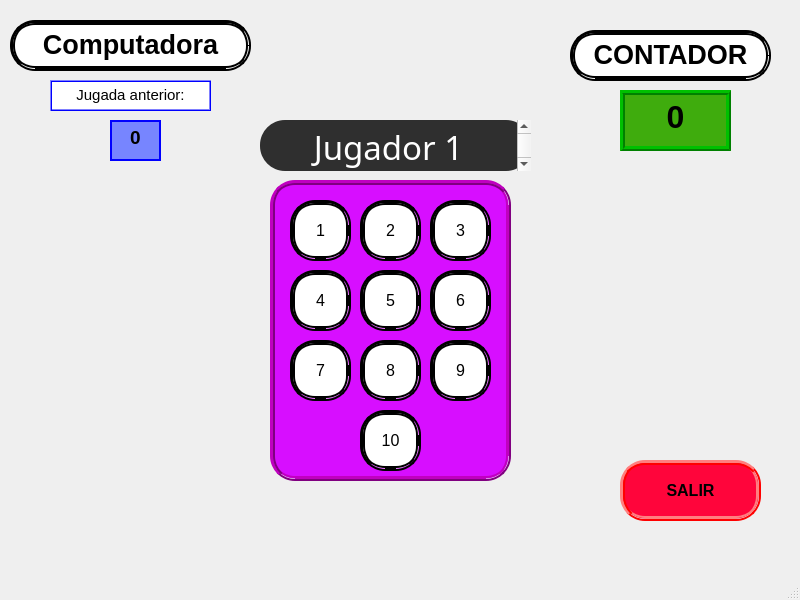
<?xml version="1.0" encoding="UTF-8"?>
<ui version="4.0">
 <class>computerGame</class>
 <widget class="QMainWindow" name="computerGame">
  <property name="geometry">
   <rect>
    <x>0</x>
    <y>0</y>
    <width>800</width>
    <height>600</height>
   </rect>
  </property>
  <property name="windowTitle">
   <string>MainWindow</string>
  </property>
  <widget class="QWidget" name="centralwidget">
   <widget class="QWidget" name="centralwidget_2" native="true">
    <property name="geometry">
     <rect>
      <x>-10</x>
      <y>0</y>
      <width>801</width>
      <height>541</height>
     </rect>
    </property>
    <widget class="QPushButton" name="exit">
     <property name="geometry">
      <rect>
       <x>630</x>
       <y>460</y>
       <width>141</width>
       <height>61</height>
      </rect>
     </property>
     <property name="font">
      <font>
       <pointsize>-1</pointsize>
       <bold>true</bold>
      </font>
     </property>
     <property name="styleSheet">
      <string notr="true">background: rgb(255, 5, 59);  /* Fondo morado */
border-radius: 25px;  /* Bordes redondeados */
border: 5px ridge red;  /* Borde surcado morado */
font-size: 16px;  /* Tamaño de fuente */
padding: 0px;</string>
     </property>
     <property name="text">
      <string>SALIR</string>
     </property>
    </widget>
    <widget class="QTextBrowser" name="counterFrame">
     <property name="geometry">
      <rect>
       <x>630</x>
       <y>90</y>
       <width>111</width>
       <height>61</height>
      </rect>
     </property>
     <property name="styleSheet">
      <string notr="true">background: rgb(63, 172, 13);  /* Fondo morado */
border: 5px ridge green;  /* Borde surcado morado */
font-size: 16px;  /* Tamaño de fuente */
padding: 0px;</string>
     </property>
     <property name="html">
      <string>&lt;!DOCTYPE HTML PUBLIC &quot;-//W3C//DTD HTML 4.0//EN&quot; &quot;http://www.w3.org/TR/REC-html40/strict.dtd&quot;&gt;
&lt;html&gt;&lt;head&gt;&lt;meta name=&quot;qrichtext&quot; content=&quot;1&quot; /&gt;&lt;meta charset=&quot;utf-8&quot; /&gt;&lt;style type=&quot;text/css&quot;&gt;
p, li { white-space: pre-wrap; }
hr { height: 1px; border-width: 0; }
li.unchecked::marker { content: &quot;\2610&quot;; }
li.checked::marker { content: &quot;\2612&quot;; }
&lt;/style&gt;&lt;/head&gt;&lt;body style=&quot; font-family:'Sans Serif'; font-size:16px; font-weight:400; font-style:normal;&quot;&gt;
&lt;p align=&quot;center&quot; style=&quot; margin-top:0px; margin-bottom:0px; margin-left:0px; margin-right:0px; -qt-block-indent:0; text-indent:0px;&quot;&gt;&lt;span style=&quot; font-size:24pt; font-weight:704;&quot;&gt;0&lt;/span&gt;&lt;/p&gt;&lt;/body&gt;&lt;/html&gt;</string>
     </property>
    </widget>
    <widget class="QTextEdit" name="textEdit_3">
     <property name="geometry">
      <rect>
       <x>60</x>
       <y>80</y>
       <width>161</width>
       <height>31</height>
      </rect>
     </property>
     <property name="styleSheet">
      <string notr="true">background: rgb(255, 255, 255);  /* Fondo morado */
border-radius: 25px;  /* Bordes redondeados */
border: 2px ridge blue;  /* Borde surcado morado */
font-size: 16px;  /* Tamaño de fuente */
padding: 0px;</string>
     </property>
     <property name="html">
      <string>&lt;!DOCTYPE HTML PUBLIC &quot;-//W3C//DTD HTML 4.0//EN&quot; &quot;http://www.w3.org/TR/REC-html40/strict.dtd&quot;&gt;
&lt;html&gt;&lt;head&gt;&lt;meta name=&quot;qrichtext&quot; content=&quot;1&quot; /&gt;&lt;meta charset=&quot;utf-8&quot; /&gt;&lt;style type=&quot;text/css&quot;&gt;
p, li { white-space: pre-wrap; }
hr { height: 1px; border-width: 0; }
li.unchecked::marker { content: &quot;\2610&quot;; }
li.checked::marker { content: &quot;\2612&quot;; }
&lt;/style&gt;&lt;/head&gt;&lt;body style=&quot; font-family:'Sans Serif'; font-size:16px; font-weight:400; font-style:normal;&quot;&gt;
&lt;p align=&quot;center&quot; style=&quot; margin-top:0px; margin-bottom:0px; margin-left:0px; margin-right:0px; -qt-block-indent:0; text-indent:0px;&quot;&gt;&lt;span style=&quot; font-size:11pt;&quot;&gt;Jugada anterior:&lt;/span&gt;&lt;/p&gt;&lt;/body&gt;&lt;/html&gt;</string>
     </property>
    </widget>
    <widget class="QTextEdit" name="textEdit">
     <property name="geometry">
      <rect>
       <x>580</x>
       <y>30</y>
       <width>201</width>
       <height>51</height>
      </rect>
     </property>
     <property name="styleSheet">
      <string notr="true">background: rgb(255, 255, 255);  /* Fondo morado */
border-radius: 25px;  /* Bordes redondeados */
border: 5px ridge black;  /* Borde surcado morado */
font-size: 16px;  /* Tamaño de fuente */
padding: 0px;</string>
     </property>
     <property name="html">
      <string>&lt;!DOCTYPE HTML PUBLIC &quot;-//W3C//DTD HTML 4.0//EN&quot; &quot;http://www.w3.org/TR/REC-html40/strict.dtd&quot;&gt;
&lt;html&gt;&lt;head&gt;&lt;meta name=&quot;qrichtext&quot; content=&quot;1&quot; /&gt;&lt;meta charset=&quot;utf-8&quot; /&gt;&lt;style type=&quot;text/css&quot;&gt;
p, li { white-space: pre-wrap; }
hr { height: 1px; border-width: 0; }
li.unchecked::marker { content: &quot;\2610&quot;; }
li.checked::marker { content: &quot;\2612&quot;; }
&lt;/style&gt;&lt;/head&gt;&lt;body style=&quot; font-family:'Sans Serif'; font-size:16px; font-weight:400; font-style:normal;&quot;&gt;
&lt;p align=&quot;center&quot; style=&quot; margin-top:0px; margin-bottom:0px; margin-left:0px; margin-right:0px; -qt-block-indent:0; text-indent:0px;&quot;&gt;&lt;span style=&quot; font-size:20pt; font-weight:704;&quot;&gt;CONTADOR&lt;/span&gt;&lt;/p&gt;&lt;/body&gt;&lt;/html&gt;</string>
     </property>
    </widget>
    <widget class="QPushButton" name="pushButton_2">
     <property name="geometry">
      <rect>
       <x>370</x>
       <y>200</y>
       <width>61</width>
       <height>61</height>
      </rect>
     </property>
     <property name="whatsThis">
      <string>&lt;html&gt;&lt;head/&gt;&lt;body&gt;&lt;p&gt;&lt;span style=&quot; font-size:18pt;&quot;&gt;g&lt;/span&gt;&lt;/p&gt;&lt;/body&gt;&lt;/html&gt;</string>
     </property>
     <property name="styleSheet">
      <string notr="true">background: rgb(255, 255, 255);  /* Fondo morado */
border-radius: 25px;  /* Bordes redondeados */
border: 5px ridge black;  /* Borde surcado morado */
font-size: 16px;  /* Tamaño de fuente */
padding: 0px;</string>
     </property>
     <property name="text">
      <string>2</string>
     </property>
    </widget>
    <widget class="QPushButton" name="pushButton_7">
     <property name="geometry">
      <rect>
       <x>300</x>
       <y>340</y>
       <width>61</width>
       <height>61</height>
      </rect>
     </property>
     <property name="styleSheet">
      <string notr="true">background: rgb(255, 255, 255);  /* Fondo morado */
border-radius: 25px;  /* Bordes redondeados */
border: 5px ridge black;  /* Borde surcado morado */
font-size: 16px;  /* Tamaño de fuente */
padding: 0px;</string>
     </property>
     <property name="text">
      <string>7</string>
     </property>
    </widget>
    <widget class="QTextBrowser" name="textBrowser_2">
     <property name="geometry">
      <rect>
       <x>270</x>
       <y>120</y>
       <width>271</width>
       <height>51</height>
      </rect>
     </property>
     <property name="styleSheet">
      <string notr="true">QTextEdit {
	background: rgb(47, 47, 47);
    font-family: Sans Serif;
    font-size: 20pt;
    font-weight: bold;
    font-style: bold;
	border-radius: 25px;  /* Bordes redondeados */
}
</string>
     </property>
     <property name="html">
      <string>&lt;!DOCTYPE HTML PUBLIC &quot;-//W3C//DTD HTML 4.0//EN&quot; &quot;http://www.w3.org/TR/REC-html40/strict.dtd&quot;&gt;
&lt;html&gt;&lt;head&gt;&lt;meta name=&quot;qrichtext&quot; content=&quot;1&quot; /&gt;&lt;meta charset=&quot;utf-8&quot; /&gt;&lt;style type=&quot;text/css&quot;&gt;
p, li { white-space: pre-wrap; }
hr { height: 1px; border-width: 0; }
li.unchecked::marker { content: &quot;\2610&quot;; }
li.checked::marker { content: &quot;\2612&quot;; }
&lt;/style&gt;&lt;/head&gt;&lt;body style=&quot; font-family:'Sans Serif'; font-size:20pt; font-weight:700; font-style:normal;&quot;&gt;
&lt;p align=&quot;center&quot; style=&quot; margin-top:0px; margin-bottom:0px; margin-left:0px; margin-right:0px; -qt-block-indent:0; text-indent:0px;&quot;&gt;&lt;span style=&quot; font-size:25pt; font-weight:400; color:#ffffff;&quot;&gt;Jugador 1&lt;/span&gt;&lt;/p&gt;&lt;/body&gt;&lt;/html&gt;</string>
     </property>
    </widget>
    <widget class="QPushButton" name="pushButton_9">
     <property name="geometry">
      <rect>
       <x>440</x>
       <y>340</y>
       <width>61</width>
       <height>61</height>
      </rect>
     </property>
     <property name="styleSheet">
      <string notr="true">background: rgb(255, 255, 255);  /* Fondo morado */
border-radius: 25px;  /* Bordes redondeados */
border: 5px ridge black;  /* Borde surcado morado */
font-size: 16px;  /* Tamaño de fuente */
padding: 0px;</string>
     </property>
     <property name="text">
      <string>9</string>
     </property>
    </widget>
    <widget class="QTextEdit" name="previousPlay_2">
     <property name="geometry">
      <rect>
       <x>20</x>
       <y>20</y>
       <width>241</width>
       <height>51</height>
      </rect>
     </property>
     <property name="styleSheet">
      <string notr="true">background: rgb(255, 255, 255);  /* Fondo morado */
border-radius: 25px;  /* Bordes redondeados */
border: 5px ridge black;  /* Borde surcado morado */
font-size: 16px;  /* Tamaño de fuente */
padding: 0px;</string>
     </property>
     <property name="html">
      <string>&lt;!DOCTYPE HTML PUBLIC &quot;-//W3C//DTD HTML 4.0//EN&quot; &quot;http://www.w3.org/TR/REC-html40/strict.dtd&quot;&gt;
&lt;html&gt;&lt;head&gt;&lt;meta name=&quot;qrichtext&quot; content=&quot;1&quot; /&gt;&lt;meta charset=&quot;utf-8&quot; /&gt;&lt;style type=&quot;text/css&quot;&gt;
p, li { white-space: pre-wrap; }
hr { height: 1px; border-width: 0; }
li.unchecked::marker { content: &quot;\2610&quot;; }
li.checked::marker { content: &quot;\2612&quot;; }
&lt;/style&gt;&lt;/head&gt;&lt;body style=&quot; font-family:'Sans Serif'; font-size:16px; font-weight:400; font-style:normal;&quot;&gt;
&lt;p align=&quot;center&quot; style=&quot; margin-top:0px; margin-bottom:0px; margin-left:0px; margin-right:0px; -qt-block-indent:0; text-indent:0px;&quot;&gt;&lt;span style=&quot; font-size:20pt; font-weight:704;&quot;&gt;Computadora&lt;/span&gt;&lt;/p&gt;&lt;/body&gt;&lt;/html&gt;</string>
     </property>
    </widget>
    <widget class="QPushButton" name="pushButton_6">
     <property name="geometry">
      <rect>
       <x>440</x>
       <y>270</y>
       <width>61</width>
       <height>61</height>
      </rect>
     </property>
     <property name="styleSheet">
      <string notr="true">background: rgb(255, 255, 255);  /* Fondo morado */
border-radius: 25px;  /* Bordes redondeados */
border: 5px ridge black;  /* Borde surcado morado */
font-size: 16px;  /* Tamaño de fuente */
padding: 0px;</string>
     </property>
     <property name="text">
      <string>6</string>
     </property>
    </widget>
    <widget class="QPushButton" name="pushButton_8">
     <property name="geometry">
      <rect>
       <x>370</x>
       <y>340</y>
       <width>61</width>
       <height>61</height>
      </rect>
     </property>
     <property name="styleSheet">
      <string notr="true">background: rgb(255, 255, 255);  /* Fondo morado */
border-radius: 25px;  /* Bordes redondeados */
border: 5px ridge black;  /* Borde surcado morado */
font-size: 16px;  /* Tamaño de fuente */
padding: 0px;</string>
     </property>
     <property name="text">
      <string>8</string>
     </property>
    </widget>
    <widget class="QPushButton" name="pushButton_4">
     <property name="geometry">
      <rect>
       <x>300</x>
       <y>270</y>
       <width>61</width>
       <height>61</height>
      </rect>
     </property>
     <property name="styleSheet">
      <string notr="true">background: rgb(255, 255, 255);  /* Fondo morado */
border-radius: 25px;  /* Bordes redondeados */
border: 5px ridge black;  /* Borde surcado morado */
font-size: 16px;  /* Tamaño de fuente */
padding: 0px;</string>
     </property>
     <property name="text">
      <string>4</string>
     </property>
    </widget>
    <widget class="QPushButton" name="pushButton_5">
     <property name="geometry">
      <rect>
       <x>370</x>
       <y>270</y>
       <width>61</width>
       <height>61</height>
      </rect>
     </property>
     <property name="styleSheet">
      <string notr="true">background: rgb(255, 255, 255);  /* Fondo morado */
border-radius: 25px;  /* Bordes redondeados */
border: 5px ridge black;  /* Borde surcado morado */
font-size: 16px;  /* Tamaño de fuente */
padding: 0px;</string>
     </property>
     <property name="text">
      <string>5</string>
     </property>
    </widget>
    <widget class="QTextBrowser" name="previousPlay">
     <property name="geometry">
      <rect>
       <x>120</x>
       <y>120</y>
       <width>51</width>
       <height>41</height>
      </rect>
     </property>
     <property name="styleSheet">
      <string notr="true">background: rgb(119, 133, 255);  /* Fondo morado */
border-radius: 25px;  /* Bordes redondeados */
border: 2px solid blue;  /* Borde surcado morado */
font-size: 16px;  /* Tamaño de fuente */
padding: 0px;</string>
     </property>
     <property name="html">
      <string>&lt;!DOCTYPE HTML PUBLIC &quot;-//W3C//DTD HTML 4.0//EN&quot; &quot;http://www.w3.org/TR/REC-html40/strict.dtd&quot;&gt;
&lt;html&gt;&lt;head&gt;&lt;meta name=&quot;qrichtext&quot; content=&quot;1&quot; /&gt;&lt;meta charset=&quot;utf-8&quot; /&gt;&lt;style type=&quot;text/css&quot;&gt;
p, li { white-space: pre-wrap; }
hr { height: 1px; border-width: 0; }
li.unchecked::marker { content: &quot;\2610&quot;; }
li.checked::marker { content: &quot;\2612&quot;; }
&lt;/style&gt;&lt;/head&gt;&lt;body style=&quot; font-family:'Sans Serif'; font-size:16px; font-weight:400; font-style:normal;&quot;&gt;
&lt;p align=&quot;center&quot; style=&quot; margin-top:0px; margin-bottom:0px; margin-left:0px; margin-right:0px; -qt-block-indent:0; text-indent:0px;&quot;&gt;&lt;span style=&quot; font-size:14pt; font-weight:704;&quot;&gt;0&lt;/span&gt;&lt;/p&gt;&lt;/body&gt;&lt;/html&gt;</string>
     </property>
    </widget>
    <widget class="QPushButton" name="pushButton_3">
     <property name="geometry">
      <rect>
       <x>440</x>
       <y>200</y>
       <width>61</width>
       <height>61</height>
      </rect>
     </property>
     <property name="styleSheet">
      <string notr="true">background: rgb(255, 255, 255);  /* Fondo morado */
border-radius: 25px;  /* Bordes redondeados */
border: 5px ridge black;  /* Borde surcado morado */
font-size: 16px;  /* Tamaño de fuente */
padding: 0px;</string>
     </property>
     <property name="text">
      <string>3</string>
     </property>
    </widget>
    <widget class="QPushButton" name="pushButton">
     <property name="geometry">
      <rect>
       <x>300</x>
       <y>200</y>
       <width>61</width>
       <height>61</height>
      </rect>
     </property>
     <property name="styleSheet">
      <string notr="true">background: rgb(255, 255, 255);  /* Fondo morado */
border-radius: 25px;  /* Bordes redondeados */
border: 5px ridge black;  /* Borde surcado morado */
font-size: 16px;  /* Tamaño de fuente */
padding: 0px;</string>
     </property>
     <property name="text">
      <string>1</string>
     </property>
    </widget>
    <widget class="QPushButton" name="pushButton_10">
     <property name="geometry">
      <rect>
       <x>370</x>
       <y>410</y>
       <width>61</width>
       <height>61</height>
      </rect>
     </property>
     <property name="styleSheet">
      <string notr="true">background: rgb(255, 255, 255);  /* Fondo morado */
border-radius: 25px;  /* Bordes redondeados */
border: 5px ridge black;  /* Borde surcado morado */
font-size: 16px;  /* Tamaño de fuente */
padding: 0px;</string>
     </property>
     <property name="text">
      <string>10</string>
     </property>
    </widget>
    <widget class="QPlainTextEdit" name="plainTextEdit">
     <property name="geometry">
      <rect>
       <x>280</x>
       <y>180</y>
       <width>241</width>
       <height>301</height>
      </rect>
     </property>
     <property name="styleSheet">
      <string notr="true">background: rgb(215, 14, 255);  /* Fondo morado */
border-radius: 25px;  /* Bordes redondeados */
border: 5px ridge purple;  /* Borde surcado morado */
font-size: 16px;  /* Tamaño de fuente */
padding: 0px;</string>
     </property>
    </widget>
    <zorder>plainTextEdit</zorder>
    <zorder>exit</zorder>
    <zorder>counterFrame</zorder>
    <zorder>textEdit_3</zorder>
    <zorder>textEdit</zorder>
    <zorder>pushButton_2</zorder>
    <zorder>pushButton_7</zorder>
    <zorder>textBrowser_2</zorder>
    <zorder>pushButton_9</zorder>
    <zorder>previousPlay_2</zorder>
    <zorder>pushButton_6</zorder>
    <zorder>pushButton_8</zorder>
    <zorder>pushButton_4</zorder>
    <zorder>pushButton_5</zorder>
    <zorder>previousPlay</zorder>
    <zorder>pushButton_3</zorder>
    <zorder>pushButton</zorder>
    <zorder>pushButton_10</zorder>
   </widget>
   <widget class="QStatusBar" name="statusbar_2">
    <property name="geometry">
     <rect>
      <x>-10</x>
      <y>0</y>
      <width>3</width>
      <height>22</height>
     </rect>
    </property>
   </widget>
  </widget>
  <widget class="QMenuBar" name="menubar">
   <property name="geometry">
    <rect>
     <x>0</x>
     <y>0</y>
     <width>800</width>
     <height>19</height>
    </rect>
   </property>
  </widget>
  <widget class="QStatusBar" name="statusbar"/>
 </widget>
 <resources/>
 <connections/>
</ui>
